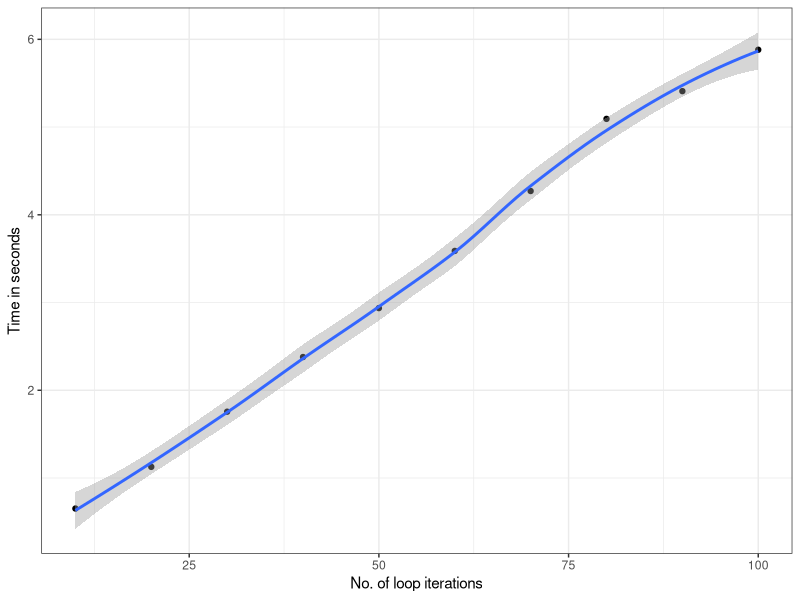

Generate this figure with R: (Note: this script raises an error after producing the figure.)
###############################################################################
# Date: 06/10/2016
# Author: Diego J. Bodas Sagi
# Company: BBVA Data & Analytics
# File: Session3CodeG.R
# Description: foreach example
##############################################################################


# install the survival package
install.packages("foreach")
install.packages("doParallel")
library(foreach)
library(doParallel)

# For 10 iterations, we are creating a normally-distributed random variable (1000000 samples)
# we can see how computation time increases if we increase the number of iterations

# number of iterations in the loop
#iterations to time
iters <- seq(10, 100, by = 10)
 
#output time vector for  iteration sets
times <- numeric(length(iters))
 
#loop over iteration sets
for(val in 1:length(iters)){
    cat(val,' of ', length(iters),'\n')
    to.iter <- iters[val]
    #vector for appending output
    ls <- vector('list', length = to.iter)
    #start time
    strt <- Sys.time()
    #same for loop as before
    for(i in 1:to.iter){
        cat(i,'\n')
        to.ls <- rnorm(1e6)
        to.ls <- summary(to.ls)
        #export
        ls[[i]] <- to.ls
	}
    #end time
    times[val] <- Sys.time() - strt
}
 
#plot the times
library(ggplot2)
 
to.plo <- data.frame(iters,times)
ggplot(to.plo,aes(x = iters, y = times)) + 
    geom_point() +
    geom_smooth() + 
    theme_bw() + 
    scale_x_continuous('No. of loop iterations') + 
    scale_y_continuous ('Time in seconds')

# Predict more executions
mod <- lm(times ~ iters)
predict(mod, newdata = data.frame(iters = 1e4))/60

# Parallel execution
#number of iterations
iters<-1e4
#setup parallel backend to use 8 processors
cl <- makeCluster(8)
registerDoParallel(cl)
#start time
strt <- Sys.time()
#loop
ls <- foreach(icount(iters)) %dopar% {
    to.ls <- rnorm(1e6)
    to.ls <- summary(to.ls)
    to.ls
}
print(Sys.time() - strt)
stopCluster(cl)

